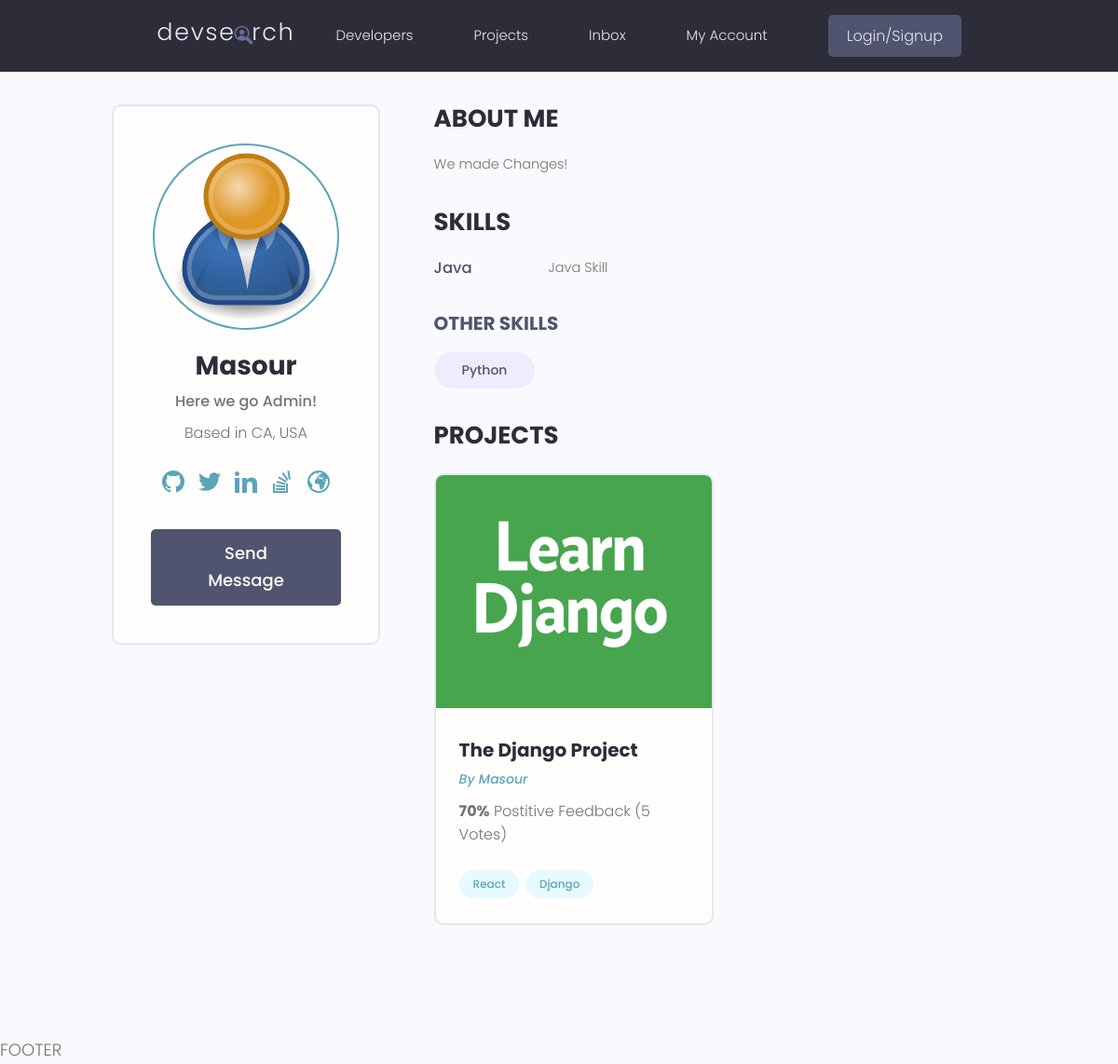
The app's page /profile/5cd8abbb-8115-4a45-8fd7-dc5c69bf7b9f/, older data.
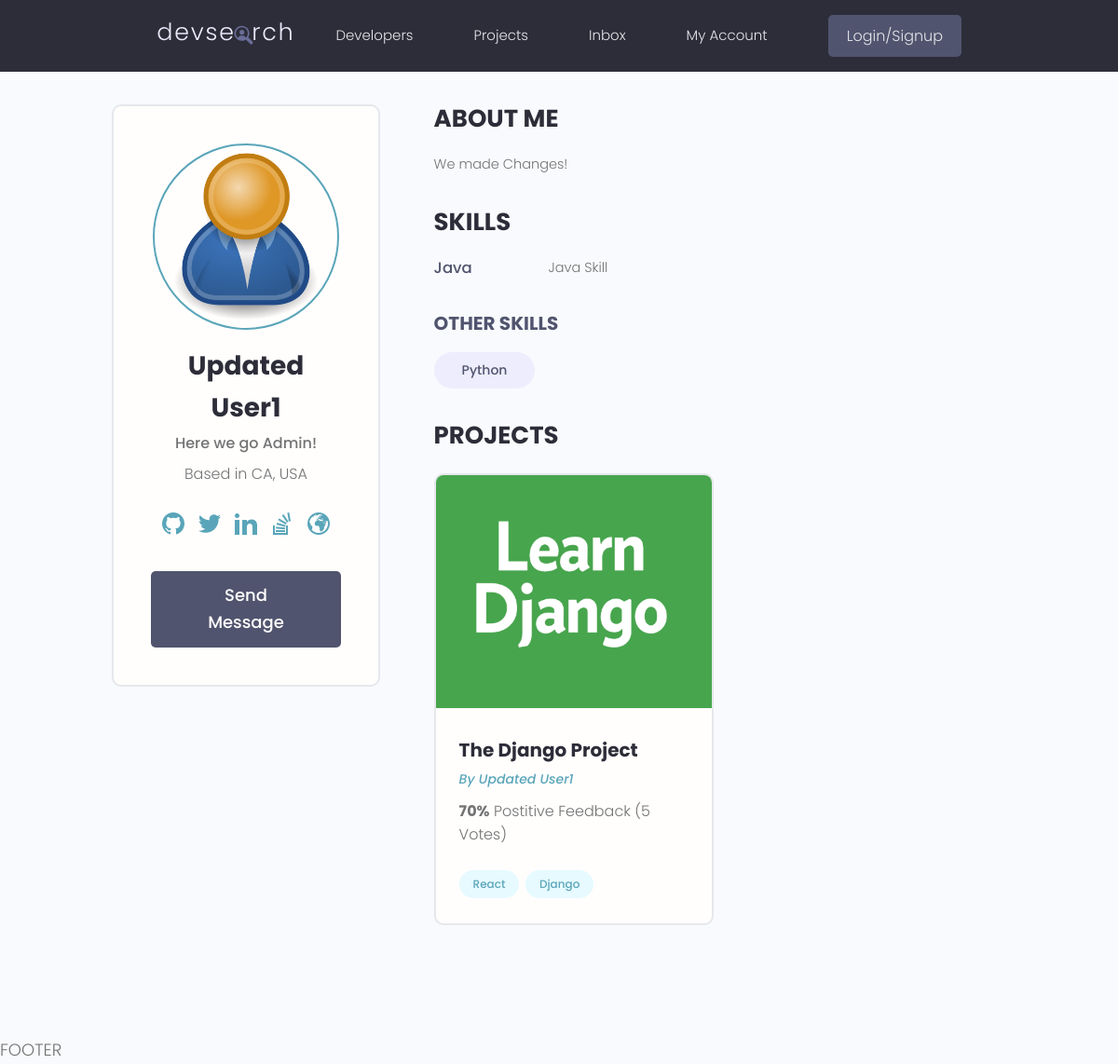
The same page, newer data.
### users/models.py (models this page shows, shortened)
class Profile(models.Model):
    user = models.OneToOneField(User, on_delete=models.CASCADE, null=True)
    name = models.CharField(max_length=200, blank=True, null=True)
    email = models.EmailField(max_length=500, blank=True, null=True)
    username = models.CharField(max_length=200, blank=True, null=True)
    location = models.CharField(max_length=200, blank=True, null=True)
    short_intro = models.CharField(max_length=200, blank=True, null=True)
    bio = models.TextField(blank=True, null=True)
    profile_image = models.ImageField(null=True, blank=True, upload_to='profiles/', default='profiles/user-default.png')
    social_github = models.CharField(max_length=200, blank=True, null=True)
    social_twitter = models.CharField(max_length=200, blank=True, null=True)
    social_linkedin = models.CharField(max_length=200, blank=True, null=True)
    social_youtube = models.CharField(max_length=200, blank=True, null=True)
    social_website = models.CharField(max_length=200, blank=True, null=True)
    created = models.DateTimeField(auto_now_add=True)
    id = models.UUIDField(default=uuid.uuid4, unique=True, primary_key=True, editable=False)

class Skill(models.Model):
    owner = models.ForeignKey(Profile, on_delete=models.CASCADE)
    name =  models.CharField(max_length=200, blank=True, null=True)
    description = models.TextField(null=True, blank=True)
    created = models.DateTimeField(auto_now_add=True)
    id = models.UUIDField(default=uuid.uuid4, unique=True, primary_key=True, editable=False)
    def __str__(self):
        return str(self.name)

### projects/models.py (models this page shows, shortened)
class Project(models.Model):
    owner = models.ForeignKey(Profile, null=True, blank=True, on_delete=models.SET_NULL)
    title = models.CharField(max_length=200)
    description = models.TextField(null=True, blank=True)
    featured_image = models.ImageField(null=True, blank=True, default="default.jpg")
    demo_link = models.CharField(max_length=2000, null=True, blank=True)
    source_link = models.CharField(max_length=2000, null=True, blank=True)
    tags = models.ManyToManyField('Tag', blank=True)
    vote_total = models.IntegerField(default=0, null=True, blank=True)
    vote_ratio = models.IntegerField(default=0, null=True, blank=True)
    created = models.DateTimeField(auto_now_add=True)
    id = models.UUIDField(default=uuid.uuid4, unique=True, primary_key=True, editable=False)

class Tag(models.Model):
    name = models.CharField(max_length=200)
    created = models.DateTimeField(auto_now_add=True)
    id = models.UUIDField(default=uuid.uuid4, unique=True, primary_key=True, editable=False)
    def __str__(self):
        return self.name

### users/views.py (the view)
# urls.py: path('profile/<str:pk>/', views.userProfile, name="user-profile"),
def userProfile(request, pk):
    profile = Profile.objects.get(id=pk)
    topSkills = profile.skill_set.exclude(description__exact="")
    otherSkills = profile.skill_set.filter(description="")
    context = {'profile':profile, 'topSkills': topSkills ,'otherSkills': otherSkills}
    return render (request, 'users/user-profile.html', context)

### users/templates/users/user-profile.html
{% extends 'main.html' %}
{% block content %}
 <main class="profile my-md">
    <div class="container">
      <div class="layout">
        <div class="column column--1of3">
          <div class="card text-center">
            <div class="card__body dev">
              <img class="avatar avatar--xl" src="{{profile.profile_image.url}}" />
              <h2 class="dev__name">{{profile.name}}</h2>
              <p class="dev__title">{{profile.short_intro}}</p>
              <p class="dev__location">Based in {{profile.location}}</p>
              <ul class="dev__social">
                {% if profile.social_github %}
                <li>
                  <a title="Github" href="{{profile.social_github}}" target="_blank"><i class="im im-github"></i></a>
                </li>
                {% endif %}
                {% if profile.social_twitter %}
                <li>
                  <a title="Twitter" href="{{profile.social_twitter}}" target="_blank"><i class="im im-twitter"></i></a>
                </li>
                {% endif %}
                {% if profile.social_linkedin %}
                <li>
                  <a title="LinkedIn" href="{{profile.social_linkedin}}" target="_blank"><i class="im im-linkedin"></i></a>
                </li>
                {% endif %}
                {% if profile.social_youtube %}
                <li>
                  <a title="YouTube" href="{{profile.social_youtube}}" target="_blank"><i class="im im-stackoverflow"></i></a>
                </li>
                {% endif %}
                {% if profile.social_website %}
                <li>
                  <a title="Personal Website" href="{{profile.social_website}}" target="_blank"><i class="im im-globe"></i></a>
                </li>
                {% endif %}
              </ul>
              <a href="#" class="btn btn--sub btn--lg">Send Message </a>
            </div>
          </div>
        </div>
        <div class="column column--2of3">
          <div class="devInfo">
            <h3 class="devInfo__title">About Me</h3>
            <p class="devInfo__about">{{profile.bio}}</p>
          </div>
          <div class="devInfo">
            <h3 class="devInfo__title">Skills</h3>
            <div class="devInfo__skills">
              {% for skill in topSkills %}
              <div class="devSkill">
                <h4 class="devSkill__title">{{skill.name}}</h4>
                <p class="devSkill__info">{{skill.description}}</p>
              </div>
                {% endfor %}
              <h3 class="devInfo__subtitle">Other Skills</h3>
              <div class="devInfo__otherSkills">
                {% for skill in otherSkills %}
                <span class="tag tag--pill tag--sub tag--lg">
                  <small>{{skill}}</small>
                </span>
                {% endfor %}
              </div>
            </div>
          </div>
          <div class="devInfo">
            <h3 class="devInfo__title">Projects</h3>
            <div class="grid grid--two">
               {% for project in profile.project_set.all %}
              <div class="column">
                <div class="card project">
                  <a href="{% url 'project' project.id %}" class="project">
                    <img class="project__thumbnail" src="{{project.featured_image.url}}" alt="project thumbnail" />
                    <div class="card__body">
                      <h3 class="project__title">{{project.title}}</h3>
                      <p><a class="project__author" href="{% url 'user-profile' project.owner.id %}">By {{project.owner.name}}</a></p>
                      <p class="project--rating">
                        <span style="font-weight: bold;">{{project.vote_ratio}}%</span> Postitive
                        Feedback ({{project.vote_total}} Vote{{project.vote_total|pluralize:"s"}})
                      </p>
                      <div class="project__tags">
                        {% for tag in project.tags.all %}
                        <span class="tag tag--pill tag--main">
                          <small>{{tag}}</small>
                        </span>
                        {% endfor %}
                      </div>
                    </div>
                  </a>
                </div>
              </div>
               {% endfor %}
            </div>
          </div>
        </div>
      </div>
    </div>
  </main>
{% endblock content %}

### templates/main.html (shortened to what this page needs)
<!DOCTYPE html>
<html lang="en">
{% load static %}
<head>
  <link rel="stylesheet" href="{% static 'styles/iconmonstr-iconic-font.min.css' %}" />
  <link rel="stylesheet" href="{% static 'uikit/styles/uikit.css' %}" />
  <link rel="stylesheet" href="{% static 'styles/app.css' %}" />
</head>
<body>
  {% include 'navbar.html' %}
  {% block content %}
  {% endblock content %}
  <h6>FOOTER</h6>
</body>
</html>

### templates/navbar.html (shortened to what this page needs)
{% load static %}
<header class="header">
    <div class="container container--narrow">
      <a href="{% url 'profiles' %}" class="header__logo">
        <img src="{% static 'images/logo.svg' %} " alt="DevSearch Logo" />
      </a>
      <nav class="header__nav">
        <ul class="header__menu">
          <li class="header__menuItem"><a href="{% url 'profiles' %}">Developers</a></li>
          <li class="header__menuItem"><a href="{% url 'projects' %}">Projects</a></li>
          <li class="header__menuItem"><a href="inbox.html">Inbox</a></li>
          <li class="header__menuItem"><a href="account.html">My Account</a></li>
            {% if request.user.is_authenticated %}
            <li class="header__menuItem"><a href="{% url 'account' %}" class="btn btn--sub">Account</a>
            <li class="header__menuItem"><a href="{% url 'logout' %}" class="btn btn--sub">Logout</a>
              {% else %}
          <li class="header__menuItem"><a href="{% url 'login' %}" class="btn btn--sub">Login/Signup</a>
            {% endif %}
        </li>
        </ul>
      </nav>
    </div>
  </header>

### static/styles/app.css (style rules this page uses)
:root { --color-sub: #2d2d39; }
.btn--sub { background-color: var(--color-sub-light); }
.card { border: 2px solid var(--color-light); }
img { width: 100%; }
.header { position: sticky; z-index: 111; background-color: var(--color-sub); padding: 1.5rem 0; }
.header > .container { display: flex; justify-content: space-between; align-items: center; }
.header__logo > img { height: 3.8rem; }
.header__nav > ul { display: inline-flex; align-items: center; list-style: none; gap: 6.5rem; }
.header__menuItem > a { color: var(--color-light); font-weight: 300; }
.profile .card > .dev { padding: 4rem; }
.dev__name { color: var(--color-sub); font-size: 2.8rem; font-weight: 700; margin-top: 1rem; margin-bottom: 0.5rem; }
.dev__title { font-size: 1.6rem; font-weight: 500; line-height: 1.3; }
.dev__location { margin-top: 1rem; }
.dev__social { margin: 3rem 0; list-style: none; display: flex; justify-content: center; gap: 1.5rem; }
.devInfo { margin-bottom: 3rem; }
.devInfo__title, .devInfo__subtitle { font-size: 2.6rem; color: var(--color-sub); text-transform: uppercase; font-weight: 700; margin-bottom: 1.5rem; }
.devInfo__subtitle { font-size: 2rem; color: var(--color-sub-light); }
.devInfo__about, .devSkill__info { font-size: 1.45rem; line-height: 1.7; text-align: justify; }
.devSkill { margin-bottom: 3rem; }
.devSkill__title { font-size: 1.65rem; font-weight: 500; color: var(--color-sub-light); }
@media screen and (min-width: 700px) { .devSkill { display: flex; justify-content: space-between; gap: 3rem; } }
@media screen and (min-width: 700px) { .devSkill__info { flex-basis: 80%; } }
.project__author { font-size: 1.4rem; font-style: italic; }
.project--rating { margin-bottom: 1.6em; margin-top: .5em; }
.project__thumbnail { height: 25rem; object-fit: cover; object-position: top center; }
.project__title { font-size: 2rem; font-weight: 700; color: var(--color-sub); }

### static/uikit/styles/modules/_variables.css (style rules this page uses)
:root { --color-main: #5aa5b9; --color-main-light: #e6faff; --color-sub: #3f4156; --color-sub-light: #51546e; --color-sub-lighter: #ededfd; --color-text: #737373; --color-gray: #8b8b8b; --color-light: #e5e7eb; --color-light-gray: #767676; --color-bg: #f8fafd; --color-white: #fffefd; --color-white-light: #f3f3f3; --color-success: #359e64; --color-success-bg: #def8e8; --color-error: #fc4b0b; --color-error-bg: #fff2ee; --font-base: 'Poppins', arial, helvetica, 'Segoe UI', roboto, ubuntu, sans-serif; --font-monospace: 'Fira Code', 'Courier New', courier, monospace; --font-regular: 300; --font-medium: 500; --font-bold: 700; --generic-shadow: 1px 1px 5px #00000010; --generic-transition: all 0.3s ease-in-out; }

### static/uikit/styles/modules/_base.css (style rules this page uses)
* { margin: 0; padding: 0; box-sizing: border-box; text-rendering: optimizeLegibility; color: inherit; font-size: inherit; }
html { font-size: 50%; }
@media only screen and (min-width: 480px) { html { font-size: 56.25%; } }
@media only screen and (min-width: 1200px) { html { font-size: 62.5%; } }
body { line-height: 1.6; font-weight: 400; font-size: 1.5rem; color: var(--color-text); background-color: var(--color-bg); min-height: 100vh; }

### static/uikit/styles/modules/_typography.css (style rules this page uses)
* { font-family: var(--font-base); }
h2 { font-size: 3.6rem; font-weight: var(--font-bold); }
h3 { font-size: 3.2rem; font-weight: var(--font-medium); }
h4 { font-size: 2.8rem; font-weight: var(--font-medium); }
h5, h6 { font-weight: var(--font-regular); }
h6 { font-size: 1.8rem; }
p, span, strong { font-size: 1.6rem; color: var(--color-text); font-weight: var(--font-regular); }
a { padding-bottom: 2px; text-decoration: none; display: inline-block; color: var(--color-main); font-weight: var(--font-medium); }

### static/uikit/styles/modules/_utilities.css (style rules this page uses)
.container { width: 92%; max-width: 165rem; margin: 0 auto; box-sizing: border-box; }
.container--narrow { width: 92%; max-width: 120rem; }
@media screen and (min-width: 1000px) { .container { width: 90%; } }
@media screen and (min-width: 1000px) { .container--narrow { width: 85%; } }
@media screen and (min-width: 1200px) { .container { width: 80%; } }
@media screen and (min-width: 1200px) { .container--narrow { width: 72%; } }
.text-center { text-align: center; }
.my-md { margin: 3rem auto; }

### static/uikit/styles/modules/_avatar.css (style rules this page uses)
.avatar { border-radius: 50%; border: 2px solid var(--color-main); object-fit: cover; }
.avatar--xl { height: 20rem; width: 20rem; }

### static/uikit/styles/modules/_card.css (style rules this page uses)
.card { border-radius: 1rem; background-color: var(--color-white); border: 1.5px solid var(--color-light); width: auto; height: auto; margin-top: 0.5rem; margin-bottom: 0.5rem; overflow: hidden; }
.card__body, .card__header { padding: 2rem 2.5rem; }

Row changes from the older to the newer data that the page shows:
changed Profile "Here we go Admin!": name "Masour" → "Updated User1"
changed through a linked row, Project "The Django Project": owner.name "Masour" → "Updated User1"
